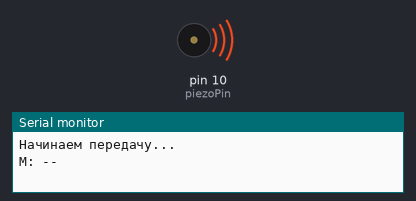
The sketch below on a simulated Arduino Uno, built with avr-gcc and run on an emulated ATmega328P. Parts: buzzer (waves = sounding), the last lines printed to the serial monitor.

Above: at 0.3 s.
At 14.7 s:
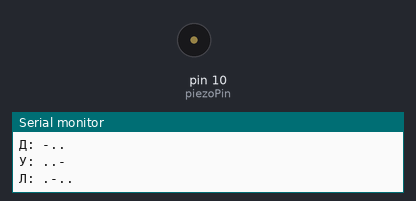
Timing chart, 0 to 22.1 s (numbered marks = the images above):
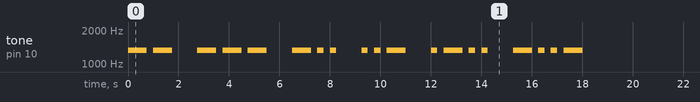

Measured:
- by itself, tone on pin 10 (piezoPin): plays 1320 Hz for 0.75 s, 1320 Hz for 0.75 s, 1320 Hz for 0.75 s, 1320 Hz for 0.75 s, 1320 Hz for 0.75 s, 1320 Hz for 0.75 s … (76 notes in this stretch)

The sketch:

morse.ino
```cpp
const char WORD_TO_TRANSLATE[] = "МОДУЛЬ"; // Передаваемое сообщение, между словами по шесть пробелов
const int piezoPin = 10; // Пин пищалки
const long dotDuration = 250; // Длительность точки, мс, чем короче, тем сложнее.
const int toneFrequency = 1320; // Частота тона, Гц
const int transmissionDelay = 15000; // Перерыв между повторами, мс

const char* morseCode[] = {
  ".-",     // А
  "-...",   // Б
  ".--",    // В
  "--.",    // Г
  "-..",    // Д
  ".",      // Е
  "...-",   // Ж
  "--..",   // З
  "..",     // И
  ".---",   // Й
  "-.-",    // К
  ".-..",   // Л
  "--",     // М
  "-.",     // Н
  "---",    // О
  ".--.",   // П
  ".-.",    // Р
  "...",    // С
  "-",      // Т
  "..-",    // У
  "..-.",   // Ф
  "....",   // Х
  "-.-.",   // Ц
  "---.",   // Ч
  "----",   // Ш
  "--.-",   // Щ
  ".--.-.", // Ъ
  "-.--",   // Ы
  "-..-",   // Ь
  "...-...",// Э
  "..--",   // Ю
  ".-.-",   // Я
  "", // пустота для пробела — ставь шесть пробелов подряд
};
const char cyrillicAlphabet[] = "АБВГДЕЖЗИЙКЛМНОПРСТУФХЦЧШЩЪЫЬЭЮЯ  ";

const int WORD_LENGTH = (sizeof(WORD_TO_TRANSLATE) - 1) / 2; // Символы по два байта (на самом деле не все)
void setup() {
  pinMode(piezoPin, OUTPUT);
  Serial.begin(9600);
  Serial.println("Начинаем передачу...");
}

void loop() {
  for (int i = 0; i < WORD_LENGTH; i++) {
    char currentCharUTF8[3];
    strncpy(currentCharUTF8, WORD_TO_TRANSLATE + (i * 2), 2);
    currentCharUTF8[2] = '\0';
    String currentChar = String(currentCharUTF8);
    int charIndex = -1;

    for (int j = 0; j < sizeof(cyrillicAlphabet) - 1; j += 2) {
      char alphabetCharUTF8[3];
      strncpy(alphabetCharUTF8, cyrillicAlphabet + j, 2);
      alphabetCharUTF8[2] = '\0';
      String alphabetChar = String(alphabetCharUTF8);

      if (currentChar == alphabetChar) {
        charIndex = j / 2;
        break;
      }
      if (j + 2 >= sizeof(cyrillicAlphabet) - 1) {
        break;
      }
    }

    if (charIndex != -1) {
      String morse = morseCode[charIndex];
      Serial.print(currentChar);
      Serial.print(": ");
      Serial.println(morse);
      playMorse(morse);
    } else {
      Serial.print("Символ не найден в словаре: ");
      Serial.println(currentChar);
    }

    delay(dotDuration * 3);
  }
  Serial.println("Передача завершена.");
  delay(transmissionDelay);
}

void playMorse(String morse) {
  for (int i = 0; i < morse.length(); i++) {
    int letterDuration = 0;
    if (morse[i] == '.') {
      letterDuration = dotDuration;
    } else if (morse[i] == '-') {
      letterDuration = dotDuration * 3;
    }

    tone(piezoPin, toneFrequency);
    delay(letterDuration);
    noTone(piezoPin);
    delay(dotDuration);
  }
}
```
